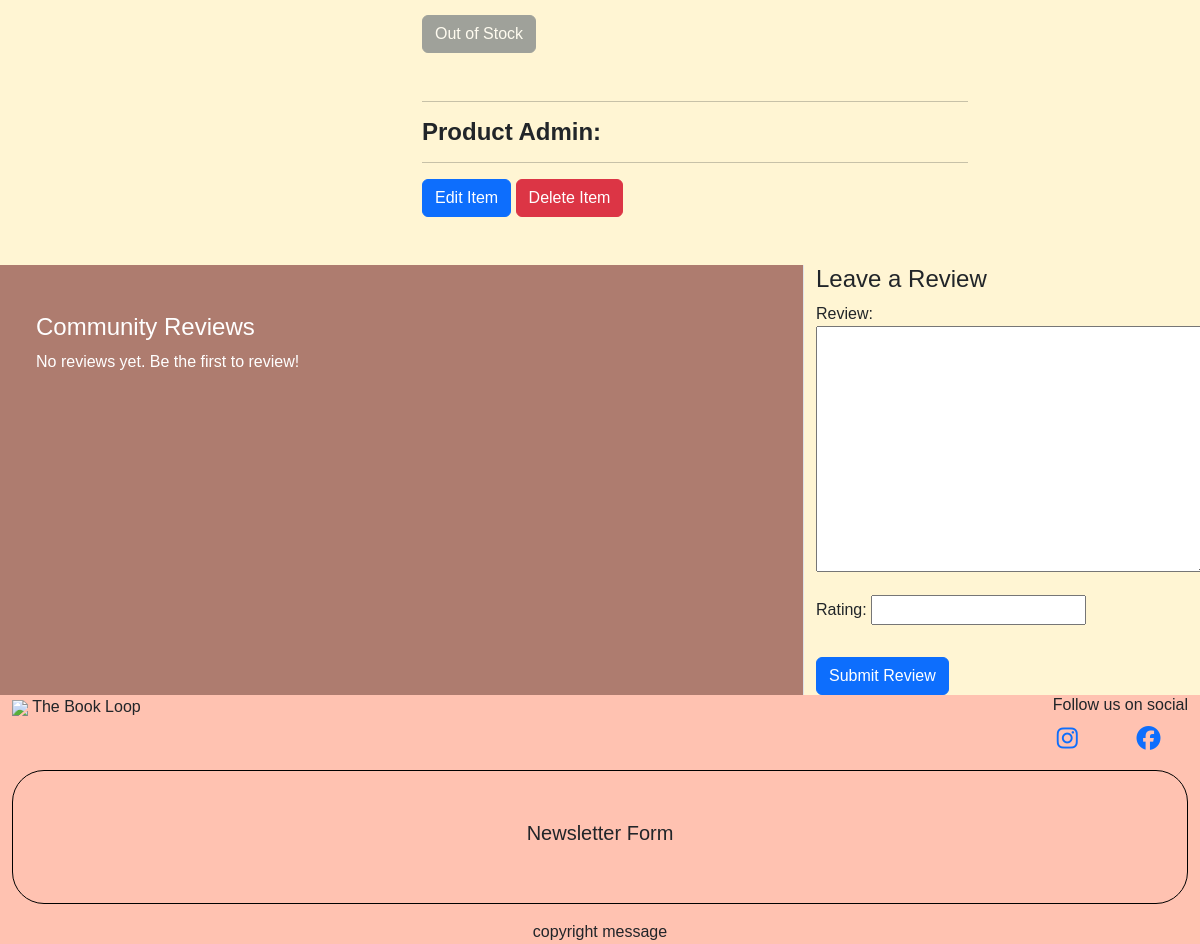
Page /bookstore/book/2/ (signed in, lower part) on the earlier database version.
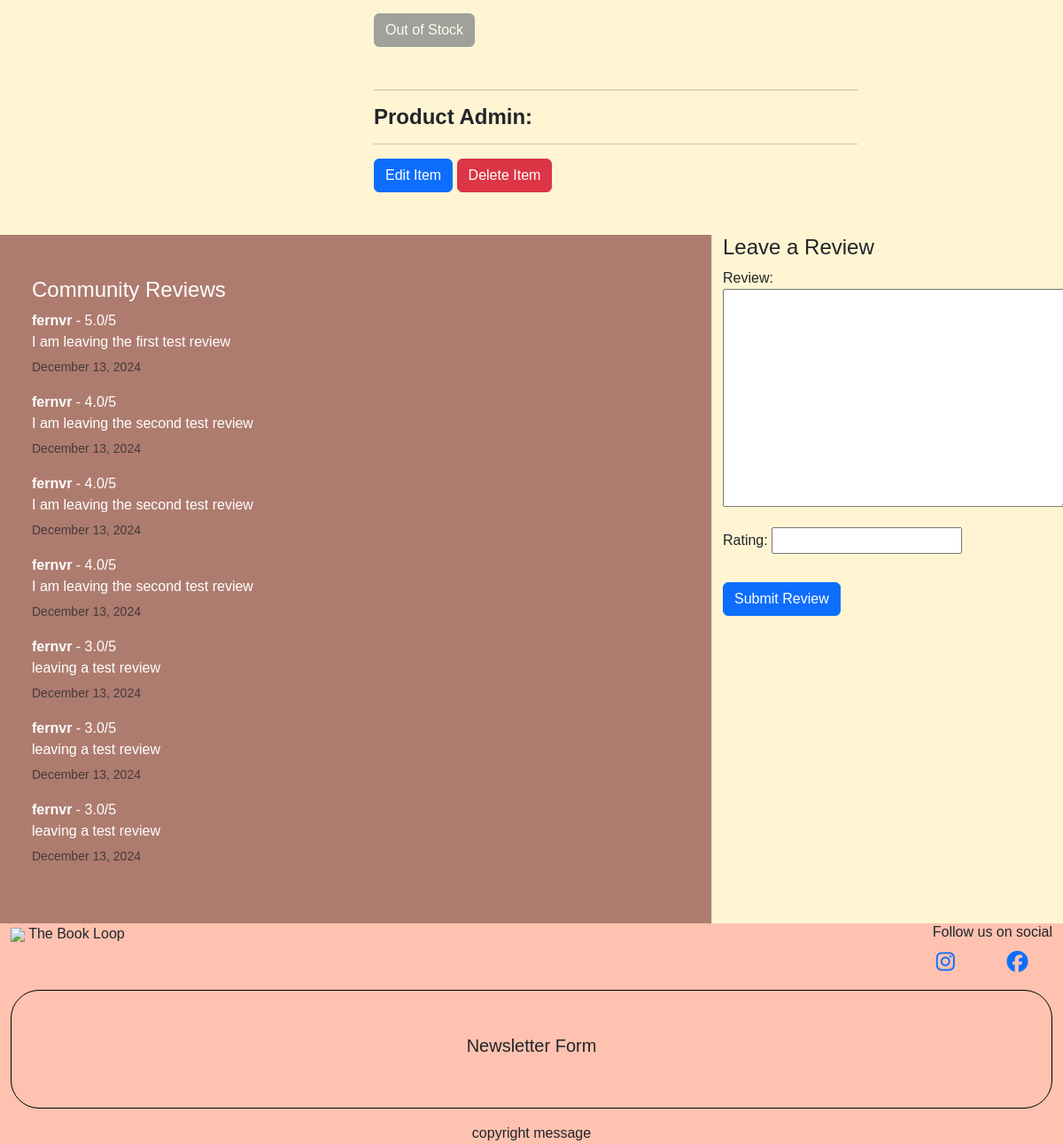
Same page on the later database version.
### bookstore/models.py (models this page shows, shortened)
class Review(models.Model):
    author = models.ForeignKey(
        User, on_delete=models.CASCADE, related_name="reviewer"
    )
    book = models.ForeignKey(
        Book, on_delete=models.CASCADE, related_name="book_reviewed"
    )
    review = models.TextField()
    rating = models.DecimalField(max_digits=2, decimal_places=1, null=True, blank=True)
    created_on = models.DateTimeField(auto_now_add=True)
    class Meta:
        ordering = ["created_on"]

### bookstore/views.py (the view, shortened to what this page needs)
# urls.py: path('book/<int:id>/', views.book_detail, name='book_detail'),
def book_detail(request, id):
    book = get_object_or_404(Book, id=id)
    reviews = Review.objects.filter(book=book)
    form = ReviewForm()
    context = {
        'book': book,
        'reviews': reviews,
        'form': form,
    }
    return render(request, 'bookstore/book_detail.html', context)

### bookstore/forms.py
class ReviewForm(forms.ModelForm):
    class Meta:
        model = Review
        fields = ['review', 'rating']

### bookstore/templates/bookstore/book_detail.html (shortened to what this page needs)
{% extends 'base.html' %}
{% load static %}
{% block content %}
<section id="book-detail">
	<div class="container mt-5 mb-5">
		<div class="row">
			<div class="col-md-4">
			</div>
			<div class="col-md-6">
				<div class="detail-btns">
					{% if book.in_stock %}
					<a class="btn btn-primary" href="{% url 'add_to_basket' book.id %}">
						Add to Basket
						<i class="fa-solid fa-basket-shopping"></i>
					</a>
						{% if user.is_authenticated %}
					<a class="btn" href="#">
						Add to Wish-list
						<i class="fa-solid fa-gift"></i>
					</a>
						{% endif %}
					{% else %}
					<button class="btn btn-secondary" disabled>
						Out of Stock
					</button>
					{% endif %}
					{% if request.user.is_superuser %}
					<div class="mt-5">
						<hr>
						<h4>
							<strong>Product Admin:</strong>
						</h4>
						<hr>
						<a class=" btn btn-primary" href="#">Edit Item</a>
						<a class="btn btn-danger" href="#">Delete Item</a>
					</div>
					{% endif %}
				</div>
			</div>
		</div>
	</div>
</section>
<section id="reviews">
	<div class="row">
		<div class="col-md-8 review-list p-5 border-end">
			<h4>Community Reviews</h4>
			{% if reviews %}
			<ul class="list-unstyled">
				{% for review in reviews %}
				<li class="mb-3">
					<strong>{{ review.author.username }}</strong> - {{ review.rating }}/5
					<p class="mb-1">{{ review.review }}</p>
					<small class="text-muted">{{ review.created_on|date:"F j, Y" }}</small>
				</li>
				{% endfor %}
			</ul>
			{% else %}
			<p>No reviews yet. Be the first to review!</p>
			{% endif %}
		</div>
		<div class="col-md-4 add-review">
			<h4>Leave a Review</h4>
			{% if user.is_authenticated %}
			<form method="POST">
				{{ form.as_p }}
				<button type="submit" class="btn btn-primary mt-3">Submit Review</button>
			</form>
			{% else %}
			<p><a href="#" class="btn btn-link">Log in</a> to leave a review.</p>
			{% endif %}
		</div>
	</div>
</section>
{% endblock %}

### templates/base.html (shortened to what this page needs)
{% load static %}
{% load cloudinary %}
<!DOCTYPE html>
<html lang="en">
<head>
    {% block corecss %}
    <link rel="stylesheet" href="https://cdnjs.cloudflare.com/ajax/libs/font-awesome/5.15.3/css/all.min.css">
    <link href="https://cdn.jsdelivr.net/npm/bootstrap@5.3.1/dist/css/bootstrap.min.css" rel="stylesheet">
    <link rel="stylesheet" href="{% static 'css/style.css' %}">
    {% endblock %}
</head>
<body class="d-flex flex-column min-vh-100">
    <section>
        {% block content %}
        {% endblock %}
    </section>
    <footer class="mt-auto container-fluid">
        <div class="d-flex footer">
            <section id="logo">
                <a class="navbar-brand logo" href="#">
                    <img src="{% url 'home' %}">
                    The Book Loop
                </a>
            </section>
            <section id="social-links">
                <h6>Follow us on social</h6>
                <div class="row social-icon-link">
                    <div class="col-6">
                        <a href="https://www.instagram.com" target="_blank" aria-label="instagram" class="reg-links">
                            <i class="fa-brands fa-instagram h4 m-1"></i>
                        </a>
                    </div>
                    <div class="col-6">
                        <a href="https://www.facebook.com" target="_blank" aria-label="facebook" class="reg-links">
                            <i class="fa-brands fa-facebook h4 m-1"></i>
                        </a>
                    </div>
                </div>
            </section>
        </div>
        <section id="newsletter" class="newsletter-form text-center mt-3">
            <h5> Newsletter Form </h5>
        </section>
        <div id="copyright" class="text-center mt-3">
            copyright message
        </div>
    </footer>
</body>
</html>

### static/css/style.css (style rules this page uses)
body { font-family: Arial, sans-serif; background-color: #fff5d3; }
.logo { width: 100px; }
footer { background-color: #ffc2b1; }
.footer { justify-content: space-between; }
.newsletter-form { border: 1px solid black; border-radius: 2rem; padding: 50px 20px; }
.review-list { background-color: #ae7c6f; color: white; }

Differences in the rows shown:
added Review: author.username "fernvr", rating "5.0", review "I am leaving the first test review", created_on "December 13, 2024"
added Review: author.username "fernvr", rating "4.0", review "I am leaving the second test review", created_on "December 13, 2024"
added Review: author.username "fernvr", rating "4.0", review "I am leaving the second test review", created_on "December 13, 2024"
added Review: author.username "fernvr", rating "4.0", review "I am leaving the second test review", created_on "December 13, 2024"
added Review: author.username "fernvr", rating "3.0", review "leaving a test review", created_on "December 13, 2024"
added Review: author.username "fernvr", rating "3.0", review "leaving a test review", created_on "December 13, 2024"
added Review: author.username "fernvr", rating "3.0", review "leaving a test review", created_on "December 13, 2024"
Other differences:
text no longer shown: "No reviews yet. Be the first to review!"
